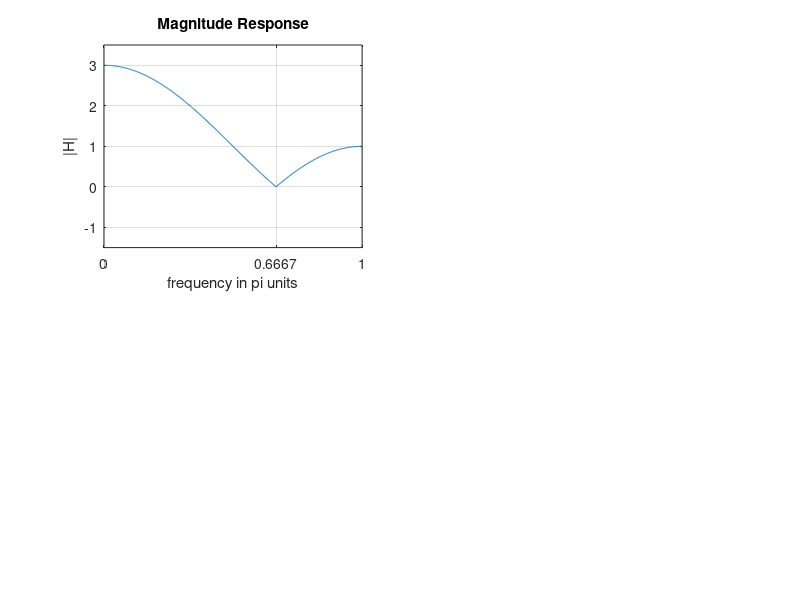

MATLAB code for this plot: (Note: this script raises an error after producing the figure.)
% Chapter 7: Example 7.3 Amplitude vs Magnitude response

%

h = [1,1,1];

w = [0:500]*pi/500;

H = freqz(h,1,w);

magH = abs(H); phaH = angle(H);

ampH = ones(1,501)+2*cos(w); angH = -w;

subplot(1,1,1)

subplot(2,2,1); plot(w/pi,magH); title('Magnitude Response');

xlabel('frequency in pi units'); ylabel('|H|'); grid

axis([0 1 -1.5 3.5]);

set(gca,'XTickMode','manual','XTick',[0;0.6667;1])

set(gca,'XTickLabelMode','manual','XTickLabels',[' 0 ';'2/3';' 1 '])

set(gca,'YTickMode','manual','YTick',[0])

subplot(2,2,3); plot(w/pi,phaH/pi); title('Piecewise Linear Phase Response');

xlabel('frequency in pi units'); ylabel('angle in pi units'); grid

axis([0 1 -1 1])

set(gca,'XTickMode','manual','XTick',[0;0.6667;1])

set(gca,'XTickLabelMode','manual','XTickLabels',[' 0 ';'2/3';' 1 '])

set(gca,'YTickMode','manual','YTick',[-0.6667;0;0.3333])

set(gca,'YTickLabelMode','manual','YTickLabels',['-2/3';'   0';' 2/3'])

subplot(2,2,2); plot(w/pi,ampH); title('Amplitude Response');

xlabel('frequency in pi units'); ylabel('Hr'); grid

axis([0 1 -1.5 3.5])

set(gca,'XTickMode','manual','XTick',[0;0.6667;1])

set(gca,'XTickLabelMode','manual','XTickLabels',[' 0 ';'2/3';' 1 '])

set(gca,'YTickMode','manual','YTick',[0])

subplot(2,2,4); plot(w/pi,angH/pi); title('Linear Phase Response');

xlabel('frequency in pi units'); ylabel('angle in pi units'); grid

axis([0 1 -1 1])

set(gca,'XTickMode','manual','XTick',[0;0.6667;1])

set(gca,'XTickLabelMode','manual','XTickLabels',[' 0 ';'2/3';' 1 '])

set(gca,'YTickMode','manual','YTick',[-0.6667;0])

set(gca,'YTickLabelMode','manual','YTickLabels',['-2/3';'   0'])

